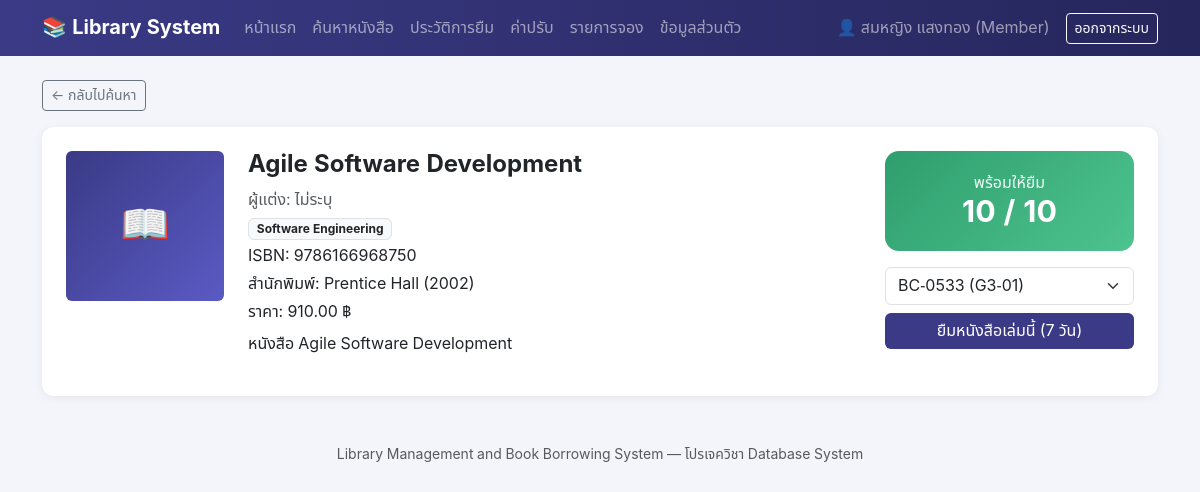
Screenshot of /member/book_detail.php?id=92 (signed in) with the database file from the repository.
### tables this page shows
CREATE TABLE Books (
    BookID      INT AUTO_INCREMENT PRIMARY KEY,
    ISBN        VARCHAR(20) UNIQUE,
    Title       VARCHAR(255) NOT NULL,
    Publisher   VARCHAR(150),
    PublishYear INT,
    Description TEXT,
    Price       DECIMAL(10,2) NOT NULL,
    CategoryID  INT NOT NULL,
    CONSTRAINT FK_Books_Categories
        FOREIGN KEY (CategoryID) REFERENCES Categories(CategoryID),
    CONSTRAINT CK_Books_Price CHECK (Price >= 0)
);

CREATE TABLE Categories (
    CategoryID   INT AUTO_INCREMENT PRIMARY KEY,
    CategoryName VARCHAR(100) NOT NULL UNIQUE,
    Description  VARCHAR(255)
);

### includes/functions.php (called while the page is built, shortened)
<?php
function basePath(): string {
    static $base = null;
    if ($base === null) {
        $script = str_replace('\\', '/', dirname($_SERVER['SCRIPT_NAME']));
        if (basename($script) === 'member' || basename($script) === 'admin') {
            $script = dirname($script);
        }
        $base = rtrim($script, '/');
    }
    return $base;
}
function e(?string $s): string {
    return htmlspecialchars($s ?? '', ENT_QUOTES, 'UTF-8');
}
function money(float $n): string {
    return number_format($n, 2);
}

### member/book_detail.php (the view, shortened to what this page needs)
<?php
require_once __DIR__ . '/../includes/functions.php';
$db = getDB();
$bookId = (int)($_GET['id'] ?? 0);
$stmt = $db->prepare(
    "SELECT b.*, c.CategoryName,
            GROUP_CONCAT(DISTINCT a.AuthorName SEPARATOR ', ') AS Authors
     FROM Books b
     JOIN Categories c ON b.CategoryID = c.CategoryID
     LEFT JOIN BookAuthors ba ON b.BookID = ba.BookID
     LEFT JOIN Authors a ON ba.AuthorID = a.AuthorID
     WHERE b.BookID = :id
     GROUP BY b.BookID"
);
$stmt->execute(['id' => $bookId]);
$book = $stmt->fetch();
$copiesStmt = $db->prepare('SELECT * FROM BookCopies WHERE BookID = :id ORDER BY CopyID');
$copiesStmt->execute(['id' => $bookId]);
$copies = $copiesStmt->fetchAll();
$availableCopies = array_filter($copies, fn($c) => $c['Status'] === 'Available');
require __DIR__ . '/../includes/header.php';
?>
<a href="<?= basePath() ?>/member/books.php" class="btn btn-sm btn-outline-secondary mb-3">&larr; กลับไปค้นหา</a>
<div class="card p-4">
  <div class="row">
    <div class="col-md-2 mb-3">
      <div class="book-cover-placeholder" style="height:150px;width:100%;font-size:2.5rem;">📖</div>
    </div>
    <div class="col-md-7">
      <h4 class="fw-bold"><?= e($book['Title']) ?></h4>
      <p class="text-muted mb-1">ผู้แต่ง: <?= e($book['Authors'] ?: 'ไม่ระบุ') ?></p>
      <p class="mb-1"><span class="badge bg-light text-dark border"><?= e($book['CategoryName']) ?></span></p>
      <p class="mb-1">ISBN: <?= e($book['ISBN']) ?></p>
      <p class="mb-1">สำนักพิมพ์: <?= e($book['Publisher']) ?> (<?= e((string)$book['PublishYear']) ?>)</p>
      <p class="mb-1">ราคา: <?= money($book['Price']) ?> ฿</p>
      <p class="mt-2"><?= nl2br(e($book['Description'])) ?></p>
    </div>
    <div class="col-md-3 text-center">
      <div class="stat-card <?= $availableCopies ? 'bg-grad-3' : 'bg-grad-4' ?>">
        <p>พร้อมให้ยืม</p>
        <h3><?= count($availableCopies) ?> / <?= count($copies) ?></h3>
      </div>
      <?php if ($availableCopies): ?>
        <form method="post" class="mt-3">
          <select name="copy_id" class="form-select mb-2" required>
            <?php foreach ($availableCopies as $c): ?>
              <option value="<?= (int)$c['CopyID'] ?>"><?= e($c['Barcode']) ?> (<?= e($c['ShelfLocation']) ?>)</option>
            <?php endforeach; ?>
          </select>
          <button class="btn btn-brand w-100" type="submit">ยืมหนังสือเล่มนี้ (7 วัน)</button>
        </form>
      <?php endif; ?>
    </div>
  </div>
</div>
<?php require __DIR__ . '/../includes/footer.php'; ?>

### assets/style.css (style rules this page uses)
:root { --brand: #3a3a86; --brand-dark: #26265c; --accent: #d98c3d; }
body { font-family: 'Noto Sans Thai', -apple-system, sans-serif; background: #f4f5fa; }
.card { border: none; border-radius: 12px; box-shadow: 0 2px 10px rgba(0,0,0,0.06); }
.stat-card { border-radius: 14px; padding: 1.25rem; color: #fff; }
.stat-card h3 { font-size: 1.9rem; margin: 0; font-weight: 700; }
.stat-card p { margin: 0; opacity: .9; }
.bg-grad-3 { background: linear-gradient(135deg,#2f9e6e,#4dc38f); }
.btn-brand { background: var(--brand); color: #fff; border: none; }
.book-cover-placeholder { height: 90px; width: 65px; background: linear-gradient(135deg,#3a3a86,#5a5ac4); border-radius: 6px; color:#fff; display:flex; align-items:center; justify-content:center; font-size: 1.4rem; }

### rows the page displays
books: Title "Agile Software Development", CategoryID.CategoryName "Software Engineering", ISBN "9786166968750", Publisher "Prentice Hall", PublishYear "2002", Price "910.00", Description "หนังสือ Agile Software Development"

### other values shown
$user['FullName'] "สมหญิง แสงทอง"
$user['RoleName'] "Member"
$book['Authors'] ?: 'ไม่ระบุ' "ไม่ระบุ"
count($availableCopies) "10"
count($copies) "10"
form field copy_id "BC-0533 (G3-01)"
